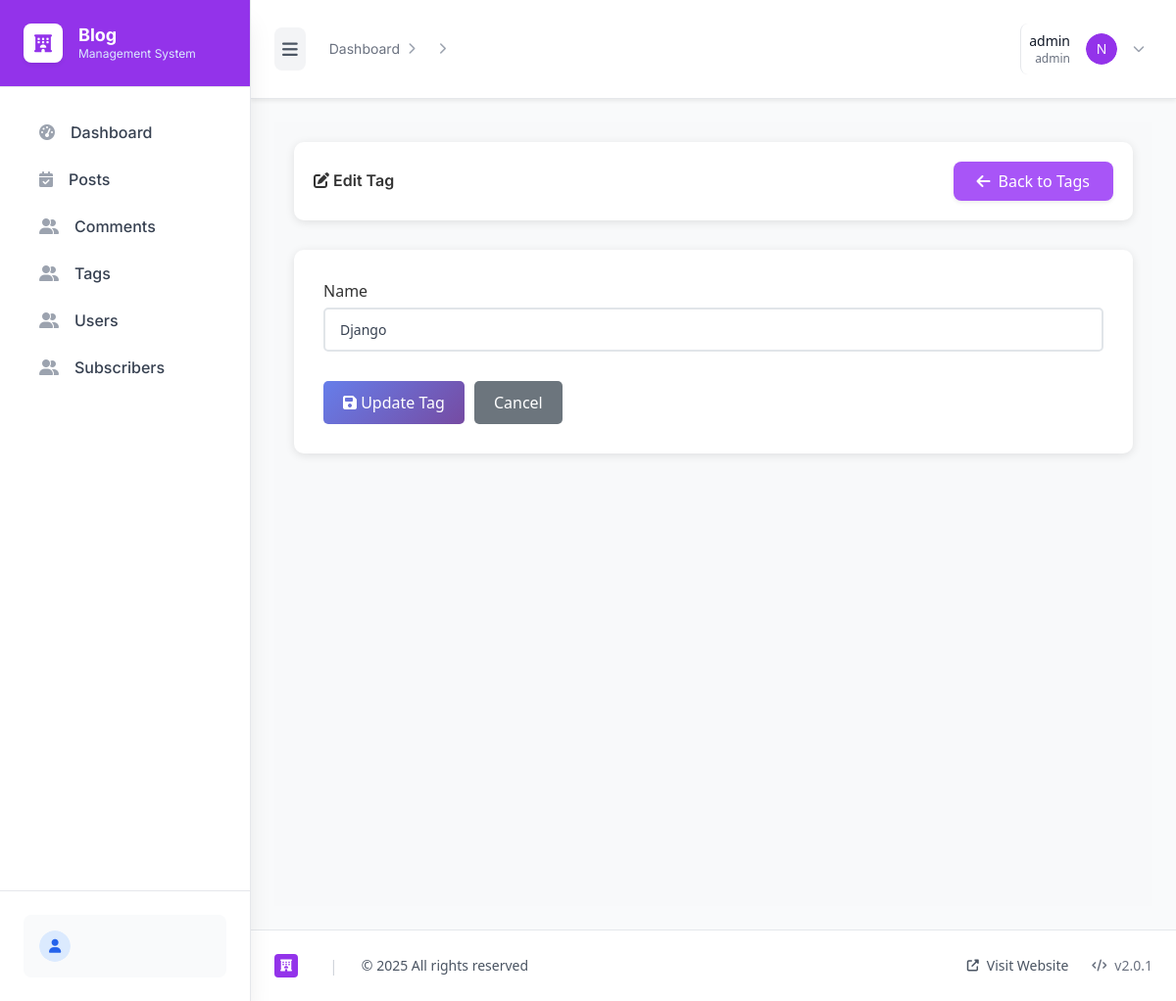
Screenshot of /admin-panel/tags/1/edit/ (signed in) with the database file from the repository.
### admin_panel/models.py (models this page shows, shortened)
class User(AbstractUser):
    bio = models.TextField(max_length=500, blank=True)
    profile_picture = models.ImageField(upload_to='profile_pics/', blank=True, null=True)
    created_at = models.DateTimeField(auto_now_add=True)

class Tag(models.Model):
    name = models.CharField(max_length=50, unique=True)
    slug = models.SlugField(max_length=50, unique=True, blank=True)
    created_at = models.DateTimeField(auto_now_add=True)

### admin_panel/views/tags.py (the view, shortened to what this page needs)
# urls.py: path('tags/<int:pk>/edit/', views.TagUpdateView.as_view(), name='tag_edit'),
class TagUpdateView(LoginRequiredMixin, View):
    template_name = 'admin_panel/tags/update.html'
    form_class = TagForm
    login_url = '/admin-panel/login/'
    def get(self, request, pk):
        tag = get_object_or_404(Tag, pk=pk)
        form = self.form_class(instance=tag)
        return render(request, self.template_name, {'form': form, 'tag': tag})

### admin_panel/forms.py
class TagForm(forms.ModelForm):
    class Meta:
        model = Tag
        fields = ['name']
        widgets = {
            'name': forms.TextInput(attrs={
                'class': 'form-control',
                'placeholder': 'Tag Name'
            }),
        }

### templates/admin_panel/tags/update.html (shortened to what this page needs)
{% extends 'admin_panel/base_new.html' %}
{% load static %}
{% block extra_css %}
<link rel="stylesheet" href="{% static 'css/posts.css' %}">
{% endblock %}
{% block content %}
<div class="posts-container">
    <div class="posts-header">
        <h1><i class="fas fa-edit"></i> Edit Tag</h1>
        <a href="{% url 'admin_panel:tag_list' %}" class="inline-flex items-center gap-2 bg-purple-500 hover:bg-purple-700 text-white px-4 py-2 rounded-lg font-medium transition-colors duration-200 shadow-sm">
            <i class="fas fa-arrow-left"></i> Back to Tags
        </a>
    </div>
    <div class="form-container">
        <form method="post" enctype="multipart/form-data" id="postForm">
            <div class="form-group">
                <label for="{{ form.name.id_for_label }}">Name</label>
                {{ form.name }}
            </div>
            <div class="form-actions">
                <button type="submit" class="btn-primary">
                    <i class="fas fa-save"></i> Update Tag
                </button>
                <a href="{% url 'admin_panel:tag_list' %}" class="btn-secondary">Cancel</a>
            </div>
        </form>
    </div>
</div>
{% endblock %}

### templates/admin_panel/base_new.html (shortened to what this page needs)
{% load static %}
<!DOCTYPE html>
<html lang="en">
<head>
    <link rel="stylesheet" href="https://cdnjs.cloudflare.com/ajax/libs/font-awesome/6.4.0/css/all.min.css">
    <link href="https://cdn.jsdelivr.net/npm/bootstrap@5.1.3/dist/css/bootstrap.min.css" rel="stylesheet">
    <script src="https://cdn.tailwindcss.com"></script>
    <link rel="stylesheet" href="{% static 'css/admin.css' %}">
    {% block extra_css %}{% endblock %}
</head>
<body class="bg-gray-50 min-h-screen font-sans">
<div class="flex min-h-screen">
    <aside id="sidebar" class="sidebar w-64 bg-white shadow-xl flex flex-col fixed inset-y-0 left-0 z-50 transition-all duration-300 transform -translate-x-full lg:translate-x-0 border-r border-gray-200">
        <div class="flex items-center gap-3 px-6 py-6 border-b border-gray-200 bg-purple-600">
            <div class="flex items-center gap-3">
                <div class="w-10 h-10 bg-white rounded-lg flex items-center justify-center shadow-sm">
                        <i class="fas fa-hotel text-purple-600 text-lg"></i>
                </div>
                <div class="sidebar-logo-text">
                    <h1 class="font-bold text-lg text-white leading-tight">Blog</h1>
                    <p class="text-blue-100 text-xs">Management System</p>
                </div>
            </div>
        </div>
        <nav class="flex-1 px-4 py-6 space-y-1 overflow-y-auto">
            {% include 'admin_panel/sidebar.html' %}
        </nav>
        <div class="p-4 border-t border-gray-200">
            <div class="flex items-center gap-3 p-3 bg-gray-50 rounded-lg">
                <div class="w-8 h-8 rounded-full flex items-center justify-center overflow-hidden">
                        <div class="w-full h-full bg-blue-100 rounded-full flex items-center justify-center">
                            <i class="fas fa-user text-blue-600 text-sm"></i>
                        </div>
                </div>
            </div>
        </div>
    </aside>
    <div id="mainContent" class="flex-1 lg:ml-64 transition-all duration-300 relative min-w-0 flex flex-col min-h-screen">
        <header class="bg-white shadow-sm border-b border-gray-200 sticky top-0 z-20">
            <div class="flex items-center justify-between px-4 lg:px-8 py-4">
                <div class="flex items-center gap-4">
                    <button id="toggleSidebar" class="p-2 rounded-lg bg-gray-100 hover:bg-gray-200 text-gray-600 hover:text-gray-900 transition-all duration-200 focus:outline-none focus:ring-2 focus:ring-blue-500">
                        <i class="fas fa-bars text-lg"></i>
                    </button>
                    <nav class="hidden md:flex items-center space-x-2 text-sm">
                        <span href="" class="text-gray-500 hover:text-gray-700 transition-colors">Dashboard</span>
                            <i class="fas fa-chevron-right text-gray-400 text-xs"></i>
                            <i class="fas fa-chevron-right text-gray-400 text-xs"></i>
                    </nav>
                </div>
                <div class="flex items-center gap-4">
                    <div class="relative">
                        <button id="userMenuButton" class="flex items-center gap-3 pl-4 border-l border-gray-200 hover:bg-gray-50 rounded-lg p-2 transition-colors duration-200 focus:outline-none focus:ring-2 focus:ring-purple-600">
                            <div class="hidden sm:block text-right">
                                <p class="text-sm font-medium text-gray-900">{{ user.username }}</p>
                                <p class="text-xs text-gray-500">{{ user.username }}</p>
                            </div>
                            <div class="w-8 h-8 rounded-full flex items-center justify-center overflow-hidden">
                                    <div class="w-full h-full bg-purple-600 rounded-full flex items-center justify-center text-white font-medium text-sm">
                                        {% if request.user.first_name %}{{ request.user.first_name.0|upper }}{% elif request.user.username %}{{ request.user.username.0|upper }}{% else %}U{% endif %}
                                    </div>
                            </div>
                            <i class="fas fa-chevron-down text-gray-400 text-xs"></i>
                        </button>
                    </div>
                </div>
            </div>
        </header>
        <main class="p-4 lg:p-8 relative z-10 flex-1">
            {% block content %}{% endblock %}
        </main>
        <footer class="bg-white border-t border-gray-200 px-4 lg:px-8 py-6 mt-auto">
            <div class="flex flex-col md:flex-row md:items-center md:justify-between gap-4">
                <div class="flex items-center gap-4">
                    <div class="flex items-center gap-2">
                        <div class="w-6 h-6 bg-purple-600 rounded flex items-center justify-center">
                                <i class="fas fa-hotel text-white text-xs"></i>
                        </div>
                    </div>
                    <span class="text-gray-300">|</span>
                    <span class="text-sm text-gray-600">&copy; {{ now|date:"Y"|default:2025 }} All rights reserved</span>
                </div>
                <div class="flex items-center gap-6">
                    <a href="{% url 'blog:home' %}" class="text-sm text-gray-600 hover:text-blue-600 transition-colors flex items-center gap-2">
                        <i class="fas fa-external-link-alt text-xs"></i>
                        Visit Website
                    </a>
                    <div class="flex items-center gap-2 text-sm text-gray-500">
                        <i class="fas fa-code text-xs"></i>
                        <span>v2.0.1</span>
                    </div>
                </div>
            </div>
        </footer>
    </div>
</div>
</body>
</html>

### static/css/admin.css (style rules this page uses)
.sidebar { transition: all 0.3s ease; }
.btn-primary { color: #fff; background-color: #3b82f6; border-color: #3b82f6; }
.btn-secondary { color: #374151; background-color: #f3f4f6; border-color: #d1d5db; }
.form-control { display: block; width: 100%; padding: 0.5rem 0.75rem; font-size: 1rem; font-weight: 400; line-height: 1.5; color: #374151; background-color: #fff; background-clip: padding-box; border: 1px solid #d1d5db; border-radius: 0.375rem; transition: border-color 0.15s ease-in-out, box-shadow 0.15s ease-in-out; }

### static/css/posts.css (style rules this page uses)
.posts-container { padding: 20px; background-color: #f8f9fa; min-height: 100vh; }
.posts-header { background: white; padding: 20px; border-radius: 10px; box-shadow: 0 2px 10px rgba(0, 0, 0, 0.1); margin-bottom: 30px; display: flex; justify-content: space-between; align-items: center; }
.posts-header h1 { color: #333; margin: 0; font-weight: 600; }
.btn-primary { background: linear-gradient(135deg, #667eea 0%, #764ba2 100%); color: white; padding: 10px 20px; border: none; border-radius: 5px; text-decoration: none; font-weight: 500; transition: transform 0.2s ease; }
.form-container { background: white; padding: 30px; border-radius: 10px; box-shadow: 0 2px 10px rgba(0, 0, 0, 0.1); }
.form-group { margin-bottom: 20px; }
.form-group label { display: block; margin-bottom: 5px; color: #333; font-weight: 500; }
.form-control { width: 100%; padding: 10px 15px; border: 2px solid #e1e5e9; border-radius: 5px; font-size: 14px; transition: border-color 0.3s ease; }
.form-actions { margin-top: 30px; display: flex; gap: 10px; }
.btn-secondary { background-color: #6c757d; color: white; padding: 10px 20px; border: none; border-radius: 5px; text-decoration: none; font-weight: 500; }

### templates/admin_panel/base_new.html (style rules this page uses)
html { font-family: 'Inter', system-ui, sans-serif; font-size: 16px; }
body { font-family: 'Inter', system-ui, sans-serif; font-size: 1rem; overflow-x: hidden; }
h1, h2, h3, h4, h5, h6 { font-family: 'Inter', system-ui, sans-serif; font-weight: 700; }
.sidebar, nav, .sidebar a, .sidebar span, .sidebar li { font-family: 'Inter', system-ui, sans-serif; }

### rows the page displays
User: username "admin", user.first_name.0 "N"
Tag: name "Django"

### other values shown
{{ now|date:"Y"|default:2025 }} "2025"
